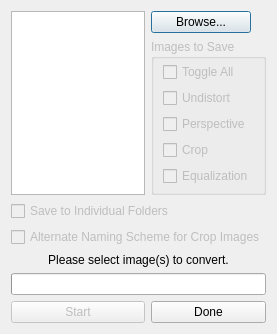
<?xml version="1.0" encoding="UTF-8"?>
<ui version="4.0">
 <class>dialogImageConverter</class>
 <widget class="QDialog" name="dialogImageConverter">
  <property name="geometry">
   <rect>
    <x>0</x>
    <y>0</y>
    <width>245</width>
    <height>307</height>
   </rect>
  </property>
  <property name="windowTitle">
   <string>Image Converter</string>
  </property>
  <layout class="QGridLayout" name="gridLayout">
   <item row="5" column="0" colspan="3">
    <widget class="QLabel" name="labelStatus">
     <property name="text">
      <string>Please select image(s) to convert.</string>
     </property>
     <property name="alignment">
      <set>Qt::AlignCenter</set>
     </property>
    </widget>
   </item>
   <item row="6" column="0" colspan="3">
    <widget class="QProgressBar" name="progressBar">
     <property name="alignment">
      <set>Qt::AlignCenter</set>
     </property>
    </widget>
   </item>
   <item row="0" column="2">
    <widget class="QPushButton" name="pushBrowse">
     <property name="maximumSize">
      <size>
       <width>100</width>
       <height>16777215</height>
      </size>
     </property>
     <property name="text">
      <string>Browse...</string>
     </property>
    </widget>
   </item>
   <item row="7" column="2">
    <widget class="QPushButton" name="pushDone">
     <property name="text">
      <string>Done</string>
     </property>
    </widget>
   </item>
   <item row="7" column="0" colspan="2">
    <widget class="QPushButton" name="pushStart">
     <property name="enabled">
      <bool>false</bool>
     </property>
     <property name="text">
      <string>Start</string>
     </property>
    </widget>
   </item>
   <item row="4" column="0" colspan="3">
    <widget class="QCheckBox" name="checkAlternate">
     <property name="enabled">
      <bool>false</bool>
     </property>
     <property name="toolTip">
      <string>Use the raw filename to determine the new filename (if possible)</string>
     </property>
     <property name="text">
      <string>Alternate Naming Scheme for Crop Images</string>
     </property>
    </widget>
   </item>
   <item row="3" column="0" colspan="3">
    <widget class="QCheckBox" name="checkSave">
     <property name="enabled">
      <bool>false</bool>
     </property>
     <property name="toolTip">
      <string>Images will otherwise be saved to the images' root folder.</string>
     </property>
     <property name="text">
      <string>Save to Individual Folders</string>
     </property>
    </widget>
   </item>
   <item row="0" column="0" rowspan="3" colspan="2">
    <widget class="QListWidget" name="listImages">
     <property name="horizontalScrollBarPolicy">
      <enum>Qt::ScrollBarAlwaysOff</enum>
     </property>
    </widget>
   </item>
   <item row="1" column="2">
    <widget class="QGroupBox" name="groupImagesSave">
     <property name="enabled">
      <bool>false</bool>
     </property>
     <property name="title">
      <string>Images to Save</string>
     </property>
     <layout class="QVBoxLayout" name="verticalLayout">
      <property name="topMargin">
       <number>3</number>
      </property>
      <property name="bottomMargin">
       <number>6</number>
      </property>
      <item>
       <widget class="QCheckBox" name="checkToggleAll">
        <property name="text">
         <string>Toggle All</string>
        </property>
       </widget>
      </item>
      <item>
       <widget class="QCheckBox" name="checkUndistort">
        <property name="text">
         <string>Undistort</string>
        </property>
       </widget>
      </item>
      <item>
       <widget class="QCheckBox" name="checkPerspective">
        <property name="text">
         <string>Perspective</string>
        </property>
       </widget>
      </item>
      <item>
       <widget class="QCheckBox" name="checkCrop">
        <property name="text">
         <string>Crop</string>
        </property>
       </widget>
      </item>
      <item>
       <widget class="QCheckBox" name="checkEqualization">
        <property name="text">
         <string>Equalization</string>
        </property>
       </widget>
      </item>
     </layout>
    </widget>
   </item>
   <item row="2" column="2">
    <spacer name="verticalSpacer">
     <property name="orientation">
      <enum>Qt::Vertical</enum>
     </property>
     <property name="sizeHint" stdset="0">
      <size>
       <width>20</width>
       <height>40</height>
      </size>
     </property>
    </spacer>
   </item>
  </layout>
 </widget>
 <tabstops>
  <tabstop>listImages</tabstop>
  <tabstop>pushBrowse</tabstop>
  <tabstop>checkToggleAll</tabstop>
  <tabstop>checkUndistort</tabstop>
  <tabstop>checkPerspective</tabstop>
  <tabstop>checkCrop</tabstop>
  <tabstop>checkEqualization</tabstop>
  <tabstop>checkSave</tabstop>
  <tabstop>checkAlternate</tabstop>
  <tabstop>pushStart</tabstop>
  <tabstop>pushDone</tabstop>
 </tabstops>
 <resources/>
 <connections>
  <connection>
   <sender>checkCrop</sender>
   <signal>toggled(bool)</signal>
   <receiver>checkAlternate</receiver>
   <slot>setEnabled(bool)</slot>
   <hints>
    <hint type="sourcelabel">
     <x>223</x>
     <y>138</y>
    </hint>
    <hint type="destinationlabel">
     <x>141</x>
     <y>217</y>
    </hint>
   </hints>
  </connection>
  <connection>
   <sender>pushDone</sender>
   <signal>clicked()</signal>
   <receiver>dialogImageConverter</receiver>
   <slot>close()</slot>
   <hints>
    <hint type="sourcelabel">
     <x>185</x>
     <y>295</y>
    </hint>
    <hint type="destinationlabel">
     <x>122</x>
     <y>157</y>
    </hint>
   </hints>
  </connection>
 </connections>
</ui>
